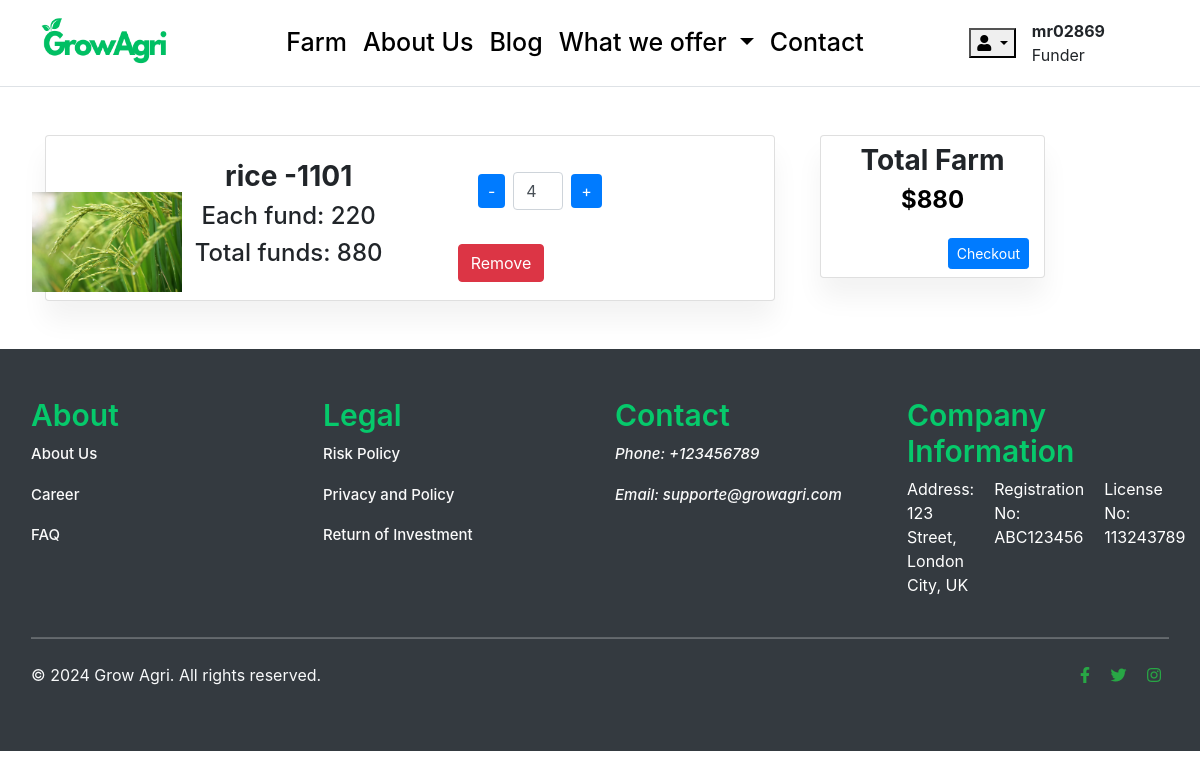
/cart/ (signed in), run on an earlier commit of the app's database.
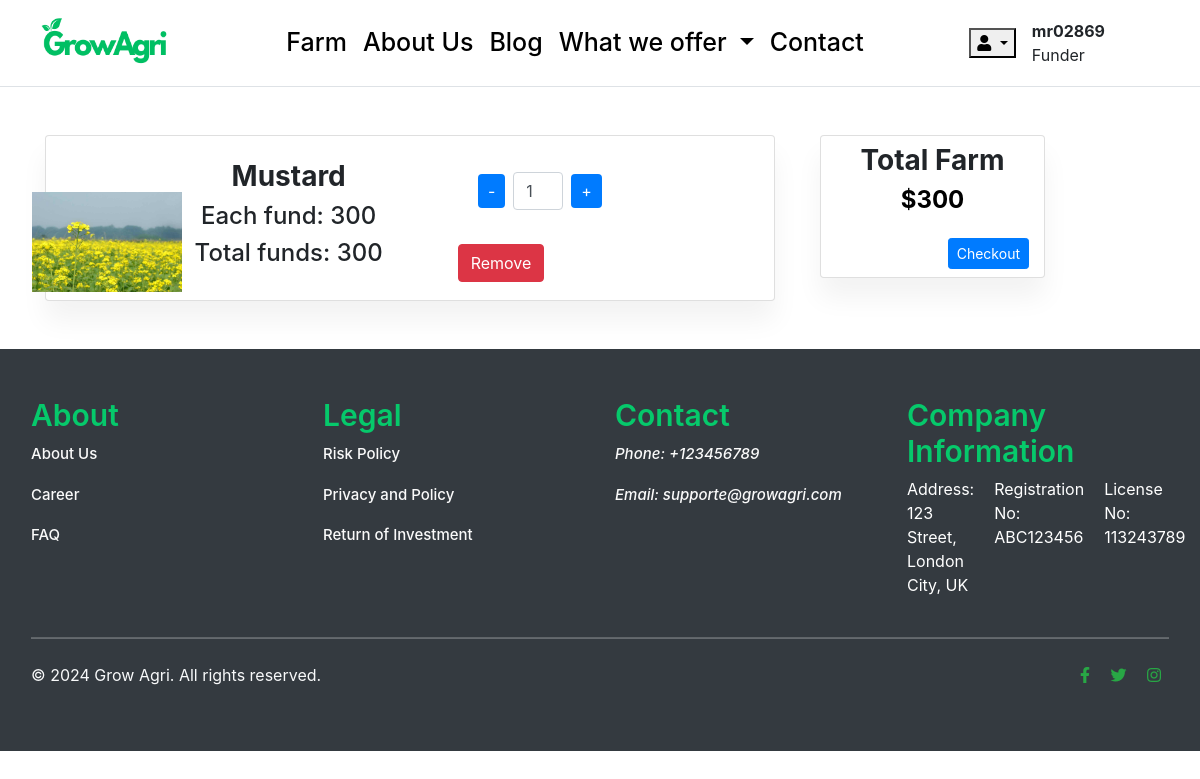
And on a later commit of the database.
### accounts/models.py (models this page shows, shortened)
class Account(AbstractBaseUser):
    first_name   = models.CharField(max_length=50)
    last_name    = models.CharField(max_length=50)
    username     = models.CharField(max_length=50, unique=True)
    email        = models.EmailField(max_length=100, unique=True)
    phone_number = models.CharField(max_length=50)
    date_joined  = models.DateTimeField(auto_now_add=True)
    last_login   = models.DateTimeField(auto_now_add=True)
    is_admin     = models.BooleanField(default=False)
    is_staff     = models.BooleanField(default=False)
    is_active     = models.BooleanField(default=False)
    is_superadmin     = models.BooleanField(default=False)
    USERNAME_FIELD = 'email'
    REQUIRED_FIELDS = ['username', 'first_name', 'last_name']
    objects = MyAccountManager()

### carts/models.py (models this page shows, shortened)
class CartItem(models.Model):
    user = models.ForeignKey(Account, on_delete=models.CASCADE, null=True)
    product = models.ForeignKey(Farm, on_delete=models.CASCADE)
    cart    = models.ForeignKey(Cart, on_delete=models.CASCADE, null=True)
    quantity = models.IntegerField()
    is_active = models.BooleanField( default=True)
    def sub_total(self):
        return self.product.price * self.quantity

### farm/models.py (models this page shows, shortened)
class Farm(models.Model):
    farm_name = models.CharField(max_length=200, unique=True)
    slug = models.SlugField(max_length=200, unique=True, blank=True)
    description = models.TextField(max_length=500, blank=True)
    price = models.IntegerField()
    images = models.ImageField(upload_to='photos/farm')
    stock = models.IntegerField()
    is_available = models.BooleanField(default=True)
    category = models.ForeignKey(CropType, on_delete=models.CASCADE)
    created_date = models.DateTimeField(auto_now_add=True)
    modified_date = models.DateTimeField(auto_now=True)
    campaign_status = models.CharField(max_length=20, choices=[('draft', 'Draft'), ('active', 'Active'), ('completed', 'Completed')], default='draft')
    location = models.CharField(max_length=200, default='')  # Location of the farm
    duration = models.IntegerField(default=None, null=True, blank=True)
    custom_percentage = models.FloatField(validators=[MinValueValidator(0)], null=True, blank=True)

### carts/views.py (the view)
# urls.py: path('cart/', include('carts.urls')),
def cart(request, total=0, quantity=0, cart_items=None):
    try:
        if request.user.is_authenticated:
            cart_items = CartItem.objects.filter(user=request.user, is_active=True)
        else:
            cart = Cart.objects.get(cart_id=_cart_id(request))
            cart_items = CartItem.objects.filter(cart=cart, is_active=True)
        for cart_item in cart_items:
            total += (cart_item.product.price * cart_item.quantity)
            quantity += cart_item.quantity
    except ObjectDoesNotExist:
        pass
    context = {
        'total': total,
        'quantity': quantity,
        'cart_items': cart_items,
    }
    return render(request, 'farm/cart.html', context)

### carts/context_processors.py (called while the page is built)
def counter(request):
    cart_count = 0
    if 'admin' in request.path:
        return {}
    else:
        try:
            cart = Cart.objects.filter(cart_id=_cart_id(request))
            if request.user.is_authenticated:
                cart_items = CartItem.objects.all().filter(user=request.user)
            else:
                cart_items = CartItem.objects.filter(cart=cart[:1])
            for cart_item in cart_items:
                cart_count += cart_item.quantity
        except Cart.DoesNotExist:
            cart_count = 0
    return {'cart_count': cart_count}

### carts/views.py (called while the page is built)
def _cart_id(request):
    cart = request.session.session_key
    if not cart:
        cart = request.session.create()
    return cart

### projects/context_processors.py (called while the page is built)
def menu_links(request):
    links = CropType.objects.all()
    return dict(links=links)

### templates/farm/cart.html (shortened to what this page needs)
{% extends 'base.html' %}
{% load static %}
{% block content %}
  {% if not cart_items %}
    <br /><br /><br /><br /><br />
    <div class="container">
      <div class="row">
        <div class="col-md-12 text-center">
          <h2>Your project funding cart is empty</h2>
          <p>Fund projects and help small farmers</p>
          <a href="{% url 'farm' %}" class="btn btn-primary">Start Funding</a>
        </div>
      </div>
    </div>
    <br /><br /><br /><br /><br /> <br /><br /><br /><br /><br /> <br /><br /><br />
  {% else %}
    <div class="container">
      <div class="row">
        <div class="col-md-8">
          {% for cart_item in cart_items %}
            <div class="card my-5">
              <div class="container py-2">
                <div class="row gap-2">
                  <div class="container">
                    <div class="row">
                      <div class="col-md-2 col-sm-12 d-flex justify-content-center align-content-center mt-5">
                        <img src="{{ cart_item.product.images.url }}" height="100" width="200" alt="" />
                      </div>
                      <div class="col-md-4 col-sm-12 d-flex justify-content-center flex-column align-items-center">
                        <h3 class="fw-bold text-sm">{{ cart_item.product.farm_name }}</h3>
                        <h4 class="text-sm">Each fund: {{ cart_item.product.price }}</h4>
                        <h4 class="text-sm">Total funds: {{ cart_item.sub_total }}</h4>
                      </div>
                      <div class="col-md-3 col-sm-12 d-flex justify-content-center flex-column align-items-center">
                        <div class="col-md-6 quantity-input">
                          <a href="{% url 'remove_cart' product_id=cart_item.product.id cart_item_id=cart_item.id %}" class="btn btn-secondary minus-btn">-</a>
                          <input type="text" class="form-control mx-2 quantity" value="{{ cart_item.quantity }}" style="display: inline-block; width: 50px;" />
                          <a href="{% url 'add_cart' cart_item.product.id %}" class="btn btn-secondary plus-btn">+</a>
                        </div>
                        <a href="{% url 'remove_cart_item' cart_item.product.id %}" class="btn btn-danger remove-btn mt-3" onclick="return confirm('Are you sure upu want to remove this project?')">Remove</a>
                      </div>
                    </div>
                  </div>
                </div>
              </div>
            </div>
          {% endfor %}
        </div>
        <div class="col-md-3">
          <div class="container">
            <div class="row">
              <div class="col-md-12">
                <div class="card my-5">
                  <div class="container py-2">
                    <div class="row">
                      <div class="col-md- col-sm-12 d-flex justify-content-center flex-column align-items-center">
                        <h3 class="fw-bold">Total Farm</h3>
                        <h4 class="fw-bold text_color" id="total">${{ total }}</h4>
                      </div>
                    </div>
                    <div class="row mt-3">
                      <div class="col-md-12 d-flex justify-content-end">
                        <a href="{% url 'checkout' %}" class="btn btn-sm btn-primary">Checkout</a>
                      </div>
                    </div>
                  </div>
                </div>
              </div>
            </div>
          </div>
        </div>
      </div>
    </div>
  {% endif %}
{% endblock %}

### templates/base.html (shortened to what this page needs)
{% load static %}
{%load static %}
<!doctype html>
<html lang="en">
<head>
    <link href="https://cdn.jsdelivr.net/npm/bootstrap@5.0.2/dist/css/bootstrap.min.css" rel="stylesheet"
>
        <link rel="stylesheet" href="https://cdn.jsdelivr.net/npm/bootstrap@4.0.0/dist/css/bootstrap.min.css">
    <link href="https://cdnjs.cloudflare.com/ajax/libs/font-awesome/5.15.4/css/all.min.css" rel="stylesheet">
    <link rel="stylesheet" href="{% static 'css/style.css' %}">
</head>
<body>
    {% include 'includes/header.html' %}
    {% block content%}
    {% endblock content %}
    {% include 'includes/footer.html' %}
</body>
</html>

### templates/includes/header.html (shortened to what this page needs)
{% load static %}
<nav class="navbar navbar-expand-lg border-bottom navbar-light">
    <div class="container-fluid">
        <a class="mb-0 h1 logo_text" href="{% url 'home' %}">
            <img src="{% static 'images/logo.png' %}" height="70" width="150" alt="">
        </a>
        <div class="collapse navbar-collapse" id="navbarSupportedContent">
            <ul class="navbar-nav mx-auto mb-2 mb-lg-0">
                <li class="nav-item">
                    <a class="nav-link link_item" href="{% url 'farm' %}">Farm</a>
                </li>
                <li class="nav-item">
                    <a class="nav-link link_item" href="{% url 'about-us' %}">About Us</a>
                </li>
                <li class="nav-item">
                    <a class="nav-link link_item" href="{% url 'blog_list' %}">Blog</a>
                </li>
                <li class="nav-item dropdown">
                    <a class="nav-link link_item dropdown-toggle" href="#" id="navbarDropdown" role="button" data-toggle="dropdown" aria-haspopup="true" aria-expanded="false">
                        What we offer
                    </a>
                </li>
                <li class="nav-item">
                    <a class="nav-link link_item" href="{% url 'contact' %}">Contact</a>
                </li>
            </ul>
            {% if user.is_authenticated %}
            <div class="d-flex align-items-center me-5">
                <div class="dropdown me-3">
                    <button class="dropdown-toggle user_toggle" type="button" id="dropdownMenuButton1"
                        data-bs-toggle="dropdown" aria-expanded="false">
                        <i class="fa fa-user" aria-hidden="true"></i>
                    </button>
                </div>
                <div class="me-3">
                    <p class="m-0 m-0 fw-bold"> {{ user.first_name }} </p>
                    <p class="m-0 m-0">Funder</p>
                </div>
            </div>
            {% else %}
            <div>
                <a href="{% url 'register' %}" class="btn btn-primary custom_button">Sign Up</a>
                <a href="{% url 'login' %}" class="btn btn-outline-secondary custom_button">Login</a>
            </div>
            {% endif %}
        </div>
    </div>
</nav>

### templates/script.html (shortened to what this page needs)
{% load static %}

### templates/includes/footer.html
{% load static%}
<link rel="stylesheet" href="{% static 'css/style.css' %}">
<footer class="footer_container px-3 py-5 bg-dark text-light">
    <div class="container-fluid">
        <div class="row">
            <div class="col-md-3 col-sm-12">
                <h3 class="footer_menu_header">About</h3>
                <div>
                    <p><a href="{% url 'about-us' %}" class="footer_link">About Us</a></p>
                    <p><a href="#" class="footer_link">Career</a></p>
                    <p><a href="{% url 'faq' %}" class="footer_link">FAQ</a></p>
                </div>
            </div>
            <div class="col-md-3 col-sm-12">
                <h3 class="footer_menu_header">Legal</h3>
                <div>
                    <p><a href="{% url 'risk-policy' %}" class="footer_link">Risk Policy</a></p>
                    <p><a href="{% url 'privacy-policy' %}" class="footer_link">Privacy and Policy</a></p>
                    <p><a href="{% url 'return-investment' %}" class="footer_link">Return of Investment</a></p>
                </div>
            </div>
            <div class="col-md-3 col-sm-12">
                <h3 class="footer_menu_header">Contact</h3>
                <div>
                    <p><i class="footer_link">Phone: +123456789</i></p>
                    <p><i class="footer_link">Email: supporte@growagri.com</i></p>
                </div>
            </div>
            <div class="col-md-3 col-sm-12">
                <h3 class="footer_menu_header">Company Information</h3>
                <div style="display: flex; flex-direction: row;">
                    <p style="color: white; margin-right: 20px;">Address: 123 Street, London City, UK</p>
                    <p style="color: white; margin-right: 20px;">Registration No: ABC123456</p>
                    <p style="color: white;">License No: 113243789</p>
                </div>
            </div>
        </div>
        <hr class="my-4">
        <div class="row">
            <div class="col-md-6">
                <p class="text-light">&copy; 2024 Grow Agri. All rights reserved.</p>
            </div>
            <div class="col-md-6 text-right">
                <a href="#" class="text-success mx-2"><i class="fab fa-facebook-f"></i></a>
                <a href="#" class="text-success mx-2"><i class="fab fa-twitter"></i></a>
                <a href="#" class="text-success mx-2"><i class="fab fa-instagram"></i></a>
            </div>
        </div>
    </div>
</footer>

### static/css/style.css (style rules this page uses)
.logo_text { color: #0c0c0c; text-decoration: none; font-size: 50px; }
.link_item { color: #000000 !important; font-size: 25px; font-weight: 500; }
.footer_container { background-color: #212830; }
.footer_menu_header { color: #06C96B; font-size: 30px; font-weight: 600; }
.footer_link { color: rgb(250, 250, 250); text-decoration: none; font-size: 15px; font-weight: 500; }
.text_color { color: #000000; }
.card { box-shadow: 0 20px 27px 0 rgb(0 0 0 / 5%); }
.quantity-input { display: flex; align-items: center; }
.btn-secondary { background-color: #007bff; color: #fff; border: none; padding: 5px 10px; cursor: pointer; transition: background-color 0.3s; }
.nav-link { display: block; padding: .5rem 1rem; color: #000000; text-decoration: none; transition: color .15s ease-in-out,background-color .15s ease-in-out,border-color .15s ease-in-out; }

What changed in the data, as far as the page shows it:
removed CartItem: product.images (picture), product.farm_name "rice -1101", product.price "220", sub_total "880", quantity "4"
added CartItem: product.images (picture), product.farm_name "Mustard", product.price "300", sub_total "300", quantity "1"
Also different on the page:
{{ total }}: "880" → "300"
